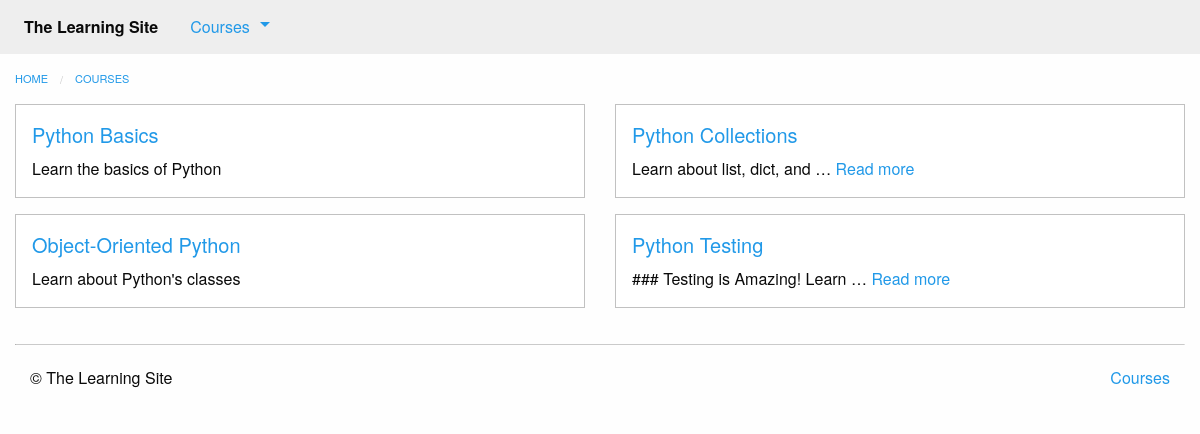
Page /courses/ on the committed database.
### courses/models.py (models this page shows, shortened)
class Course(models.Model):
    created_at = models.DateTimeField(auto_now_add=True)
    title = models.CharField(max_length=255)
    description = models.TextField()

### courses/views.py (the view)
def course_list(request):
    courses = models.Course.objects.all()
    return render(request, 'courses/course_list.html', {'courses': courses})

### courses/templatetags/course_extras.py (called while the page is built)
@register.inclusion_tag('courses/course_nav.html')
def nav_courses_list():
    courses = Course.objects.all()[:5]
    return {'courses': courses}

### courses/templates/courses/course_list.html (shortened to what this page needs)
{% extends "courses/layout.html" %}
{% block content %}
    <div class="row columns">
        {{ block.super }}
    </div>
    <div class="row">
        {%  for course in courses %}
            <div class="small-6 columns">
                <div class="callout">
                    <h5><a href="{% url 'courses:detail' pk=course.pk %}">{{ course.title }}</a></h5>
                    <div class="card-copy">
                        {% if course.description|wordcount <= 5 %}
                            {{ course.description }}
                        {% else %}
                            {{ course.description|truncatewords:5 }}
                            <a href="{% url 'courses:detail' pk=course.pk %}">Read more</a>
                        {% endif %}
                    </div>
                </div>
            </div>
            {% if forloop.counter|divisibleby:"2" %}
                </div>
                <div class="row">
            {% endif %}
        {% endfor %}
    </div>
{% endblock %}

### rows in the picture
Course: title "Python Basics", description "Learn the basics of Python"
Course: title "Python Collections", description "Learn about list, dict, and …"
Course: title "Object-Oriented Python", description "Learn about Python's classes"
Course: title "Python Testing", description "### Testing is Amazing! Learn …"
